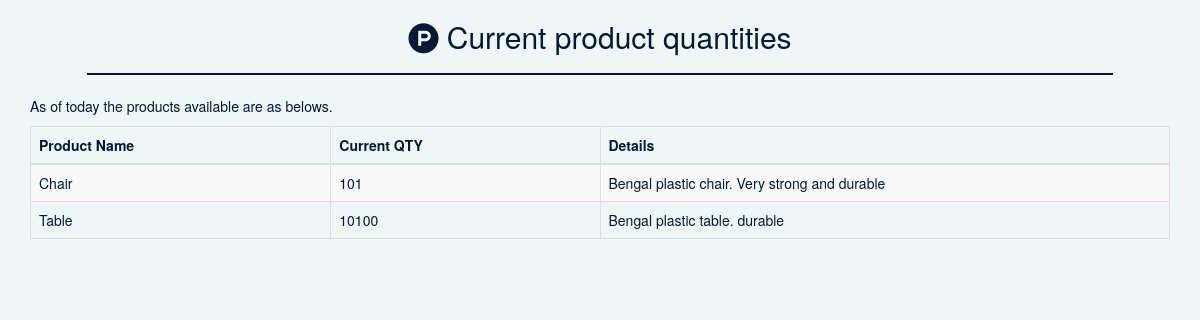
Page /productview.php on the committed database.
### tables this page shows
CREATE TABLE `products` (
  `ID` int(11) NOT NULL,
  `NAME` varchar(20) NOT NULL,
  `PRICE` decimal(18,2) DEFAULT NULL,
  `DETAILS` varchar(50) DEFAULT NULL,
  `quantity` int(11) NOT NULL
);

### productview.php (the view, shortened to what this page needs)
<?php
         $dbhost = '127.0.0.1';
         $dbuser = 'root';
	       $dbpass = 'hellotheres';
	       $dbname = 'factory';
         $conn = new mysqli($dbhost, $dbuser, $dbpass,$dbname);
	 $query = 'select * from products';
	 $result = $conn->query($query);
?>
<!DOCTYPE html>
<html lang="en">
<head>
  <link rel="stylesheet" href="https://maxcdn.bootstrapcdn.com/bootstrap/3.3.7/css/bootstrap.min.css">
<link rel="stylesheet" href="https://cdnjs.cloudflare.com/ajax/libs/font-awesome/4.7.0/css/font-awesome.min.css">
</head>
<body>
<div class="container">
  <h2 style="text-align:center;">
<i class="fa fa-product-hunt" aria-hidden="true"></i>
Current product quantities</h2>
  <hr>
  <p>As of today the products available are as belows.</p>
<table class="table  table-striped table-bordered">
    <thead>
      <tr>
        <th>Product Name</th>
        <th>Current QTY</th>
        <th>Details </th>
      </tr>
    </thead>
    <tbody>
    <?php while($row = $result->fetch_assoc()) { ?>
      <tr>
        <td> <?php echo $row['NAME']; ?> </td>
        <td> <?php echo $row['quantity']; ?> </td>
        <td class="details"> <?php echo $row['DETAILS']; ?> </td>
      </tr>
      <?php } ?>
    </tbody>
  </table>
</div>
</body>
</html>

### productview.php (style rules this page uses)
.details { width: 50%; }
body { background-color:#eff7f6; color:#011936; }
hr { display: block; height: 1px; width: 90%; border: 0; border-top: 2px solid #011936; padding: 0; }

### rows in the picture
products: NAME "Chair", quantity "101", DETAILS "Bengal plastic chair. Very strong and durable"
products: NAME "Table", quantity "10100", DETAILS "Bengal plastic table. durable"
